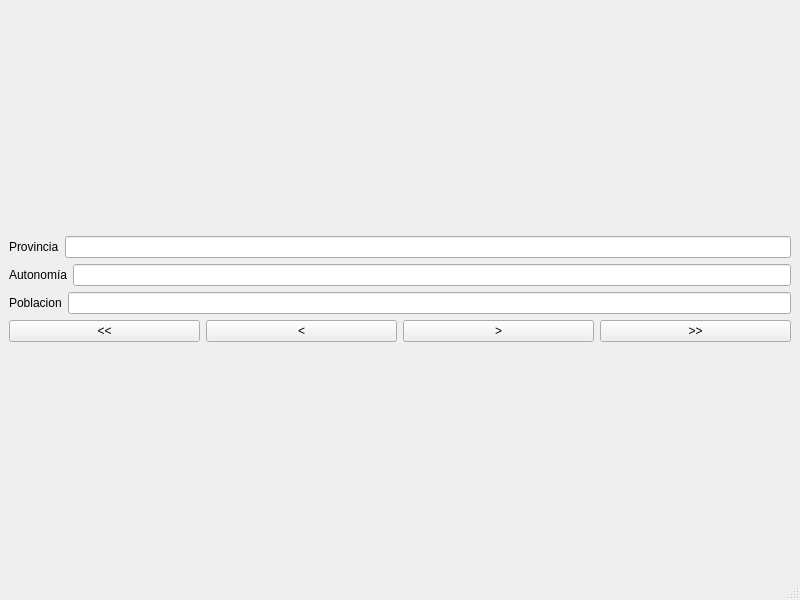
<?xml version="1.0" encoding="UTF-8"?>
<ui version="4.0">
 <class>MainWindow</class>
 <widget class="QMainWindow" name="MainWindow">
  <property name="geometry">
   <rect>
    <x>0</x>
    <y>0</y>
    <width>800</width>
    <height>600</height>
   </rect>
  </property>
  <property name="windowTitle">
   <string>MainWindow</string>
  </property>
  <widget class="QWidget" name="centralwidget">
   <layout class="QVBoxLayout" name="verticalLayout_2">
    <item>
     <layout class="QVBoxLayout" name="verticalLayout">
      <item>
       <layout class="QHBoxLayout" name="horizontalLayout">
        <item>
         <widget class="QLabel" name="label">
          <property name="text">
           <string>Provincia</string>
          </property>
         </widget>
        </item>
        <item>
         <widget class="QLineEdit" name="lineEdit"/>
        </item>
       </layout>
      </item>
      <item>
       <layout class="QHBoxLayout" name="horizontalLayout_2">
        <item>
         <widget class="QLabel" name="label_2">
          <property name="text">
           <string>Autonomía</string>
          </property>
         </widget>
        </item>
        <item>
         <widget class="QLineEdit" name="lineEdit_2"/>
        </item>
       </layout>
      </item>
      <item>
       <layout class="QHBoxLayout" name="horizontalLayout_3">
        <item>
         <widget class="QLabel" name="label_3">
          <property name="text">
           <string>Poblacion</string>
          </property>
         </widget>
        </item>
        <item>
         <widget class="QLineEdit" name="lineEdit_3"/>
        </item>
       </layout>
      </item>
      <item>
       <layout class="QHBoxLayout" name="horizontalLayout_4">
        <item>
         <widget class="QPushButton" name="pushButton">
          <property name="text">
           <string>&lt;&lt;</string>
          </property>
         </widget>
        </item>
        <item>
         <widget class="QPushButton" name="pushButton_2">
          <property name="text">
           <string>&lt;</string>
          </property>
         </widget>
        </item>
        <item>
         <widget class="QPushButton" name="pushButton_3">
          <property name="text">
           <string>&gt;</string>
          </property>
         </widget>
        </item>
        <item>
         <widget class="QPushButton" name="pushButton_4">
          <property name="text">
           <string>&gt;&gt;</string>
          </property>
         </widget>
        </item>
       </layout>
      </item>
     </layout>
    </item>
   </layout>
  </widget>
  <widget class="QMenuBar" name="menubar">
   <property name="geometry">
    <rect>
     <x>0</x>
     <y>0</y>
     <width>800</width>
     <height>33</height>
    </rect>
   </property>
  </widget>
  <widget class="QStatusBar" name="statusbar"/>
 </widget>
 <resources/>
 <connections/>
</ui>
